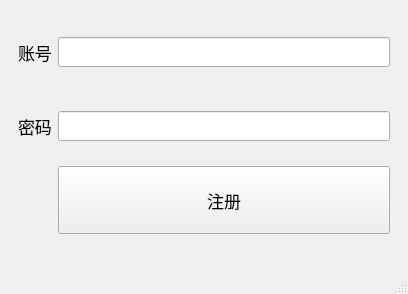
<?xml version="1.0" encoding="UTF-8"?>
<ui version="4.0">
 <class>register</class>
 <widget class="QMainWindow" name="register">
  <property name="geometry">
   <rect>
    <x>0</x>
    <y>0</y>
    <width>408</width>
    <height>294</height>
   </rect>
  </property>
  <property name="windowTitle">
   <string>MainWindow</string>
  </property>
  <widget class="QWidget" name="centralwidget">
   <layout class="QHBoxLayout" name="horizontalLayout">
    <item>
     <widget class="QWidget" name="widget" native="true">
      <layout class="QGridLayout" name="gridLayout">
       <item row="4" column="0">
        <widget class="QLabel" name="label_2">
         <property name="sizePolicy">
          <sizepolicy hsizetype="MinimumExpanding" vsizetype="Expanding">
           <horstretch>0</horstretch>
           <verstretch>4</verstretch>
          </sizepolicy>
         </property>
         <property name="font">
          <font>
           <pointsize>13</pointsize>
          </font>
         </property>
         <property name="text">
          <string>密码</string>
         </property>
        </widget>
       </item>
       <item row="5" column="1" colspan="2">
        <widget class="QPushButton" name="pushButton">
         <property name="sizePolicy">
          <sizepolicy hsizetype="Minimum" vsizetype="Expanding">
           <horstretch>0</horstretch>
           <verstretch>4</verstretch>
          </sizepolicy>
         </property>
         <property name="font">
          <font>
           <pointsize>13</pointsize>
          </font>
         </property>
         <property name="text">
          <string>注册</string>
         </property>
        </widget>
       </item>
       <item row="4" column="1" colspan="2">
        <widget class="QLineEdit" name="lineEdit_2">
         <property name="sizePolicy">
          <sizepolicy hsizetype="Expanding" vsizetype="Fixed">
           <horstretch>2</horstretch>
           <verstretch>1</verstretch>
          </sizepolicy>
         </property>
         <property name="minimumSize">
          <size>
           <width>0</width>
           <height>30</height>
          </size>
         </property>
        </widget>
       </item>
       <item row="1" column="1" colspan="2">
        <widget class="QLineEdit" name="lineEdit">
         <property name="sizePolicy">
          <sizepolicy hsizetype="Expanding" vsizetype="Fixed">
           <horstretch>2</horstretch>
           <verstretch>1</verstretch>
          </sizepolicy>
         </property>
         <property name="minimumSize">
          <size>
           <width>0</width>
           <height>30</height>
          </size>
         </property>
        </widget>
       </item>
       <item row="1" column="0">
        <widget class="QLabel" name="label">
         <property name="sizePolicy">
          <sizepolicy hsizetype="MinimumExpanding" vsizetype="Expanding">
           <horstretch>0</horstretch>
           <verstretch>4</verstretch>
          </sizepolicy>
         </property>
         <property name="font">
          <font>
           <pointsize>13</pointsize>
          </font>
         </property>
         <property name="text">
          <string>账号</string>
         </property>
        </widget>
       </item>
       <item row="6" column="1">
        <widget class="QLabel" name="label_3">
         <property name="sizePolicy">
          <sizepolicy hsizetype="Preferred" vsizetype="Maximum">
           <horstretch>0</horstretch>
           <verstretch>0</verstretch>
          </sizepolicy>
         </property>
         <property name="text">
          <string/>
         </property>
        </widget>
       </item>
      </layout>
     </widget>
    </item>
   </layout>
  </widget>
  <widget class="QMenuBar" name="menubar">
   <property name="geometry">
    <rect>
     <x>0</x>
     <y>0</y>
     <width>408</width>
     <height>17</height>
    </rect>
   </property>
  </widget>
  <widget class="QStatusBar" name="statusbar"/>
 </widget>
 <resources/>
 <connections/>
</ui>
